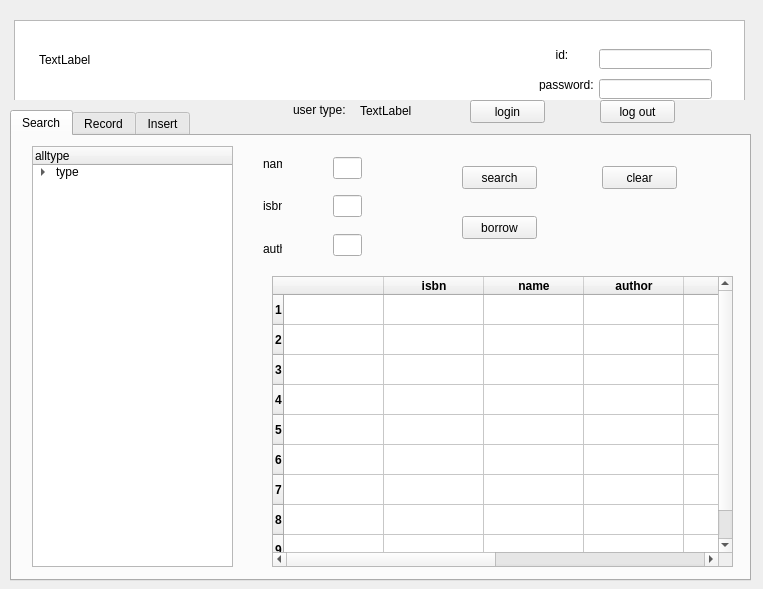
<?xml version="1.0" encoding="UTF-8"?>
<ui version="4.0">
 <class>Widget</class>
 <widget class="QWidget" name="Widget">
  <property name="geometry">
   <rect>
    <x>0</x>
    <y>0</y>
    <width>763</width>
    <height>589</height>
   </rect>
  </property>
  <property name="windowTitle">
   <string>Widget</string>
  </property>
  <widget class="QTabWidget" name="tabWidget">
   <property name="geometry">
    <rect>
     <x>10</x>
     <y>110</y>
     <width>741</width>
     <height>471</height>
    </rect>
   </property>
   <property name="toolTip">
    <string>&lt;html&gt;&lt;head/&gt;&lt;body&gt;&lt;p&gt;type search&lt;/p&gt;&lt;/body&gt;&lt;/html&gt;</string>
   </property>
   <property name="currentIndex">
    <number>0</number>
   </property>
   <widget class="QWidget" name="SearchWindow">
    <attribute name="title">
     <string>Search</string>
    </attribute>
    <widget class="QTreeWidget" name="treeWidget">
     <property name="geometry">
      <rect>
       <x>20</x>
       <y>10</y>
       <width>201</width>
       <height>421</height>
      </rect>
     </property>
     <column>
      <property name="text">
       <string>alltype</string>
      </property>
     </column>
     <item>
      <property name="text">
       <string>type</string>
      </property>
      <item>
       <property name="text">
        <string>physics</string>
       </property>
      </item>
      <item>
       <property name="text">
        <string>cs</string>
       </property>
      </item>
      <item>
       <property name="text">
        <string>literature</string>
       </property>
      </item>
      <item>
       <property name="text">
        <string>math</string>
       </property>
      </item>
      <item>
       <property name="text">
        <string>other</string>
       </property>
      </item>
     </item>
    </widget>
    <widget class="QWidget" name="verticalLayoutWidget">
     <property name="geometry">
      <rect>
       <x>310</x>
       <y>10</y>
       <width>51</width>
       <height>121</height>
      </rect>
     </property>
     <layout class="QVBoxLayout" name="verticalLayout">
      <item>
       <widget class="QLineEdit" name="lineEdit_17"/>
      </item>
      <item>
       <spacer name="verticalSpacer">
        <property name="orientation">
         <enum>Qt::Vertical</enum>
        </property>
        <property name="sizeHint" stdset="0">
         <size>
          <width>20</width>
          <height>40</height>
         </size>
        </property>
       </spacer>
      </item>
      <item>
       <widget class="QLineEdit" name="lineEdit_18"/>
      </item>
      <item>
       <spacer name="verticalSpacer_2">
        <property name="orientation">
         <enum>Qt::Vertical</enum>
        </property>
        <property name="sizeHint" stdset="0">
         <size>
          <width>20</width>
          <height>40</height>
         </size>
        </property>
       </spacer>
      </item>
      <item>
       <widget class="QLineEdit" name="lineEdit_19"/>
      </item>
     </layout>
    </widget>
    <widget class="QWidget" name="verticalLayoutWidget_2">
     <property name="geometry">
      <rect>
       <x>240</x>
       <y>10</y>
       <width>41</width>
       <height>121</height>
      </rect>
     </property>
     <layout class="QVBoxLayout" name="verticalLayout_2">
      <item>
       <widget class="QLabel" name="label">
        <property name="text">
         <string>name</string>
        </property>
       </widget>
      </item>
      <item>
       <spacer name="verticalSpacer_3">
        <property name="orientation">
         <enum>Qt::Vertical</enum>
        </property>
        <property name="sizeHint" stdset="0">
         <size>
          <width>20</width>
          <height>40</height>
         </size>
        </property>
       </spacer>
      </item>
      <item>
       <widget class="QLabel" name="label_2">
        <property name="text">
         <string>isbn</string>
        </property>
       </widget>
      </item>
      <item>
       <spacer name="verticalSpacer_4">
        <property name="orientation">
         <enum>Qt::Vertical</enum>
        </property>
        <property name="sizeHint" stdset="0">
         <size>
          <width>20</width>
          <height>40</height>
         </size>
        </property>
       </spacer>
      </item>
      <item>
       <widget class="QLabel" name="label_3">
        <property name="text">
         <string>author</string>
        </property>
       </widget>
      </item>
     </layout>
    </widget>
    <widget class="QTableWidget" name="tableWidget">
     <property name="enabled">
      <bool>true</bool>
     </property>
     <property name="geometry">
      <rect>
       <x>260</x>
       <y>140</y>
       <width>461</width>
       <height>291</height>
      </rect>
     </property>
     <property name="cornerButtonEnabled">
      <bool>true</bool>
     </property>
     <row>
      <property name="text">
       <string>1</string>
      </property>
      <property name="font">
       <font>
        <weight>75</weight>
        <bold>true</bold>
       </font>
      </property>
     </row>
     <row>
      <property name="text">
       <string>2</string>
      </property>
      <property name="font">
       <font>
        <weight>75</weight>
        <bold>true</bold>
       </font>
      </property>
     </row>
     <row>
      <property name="text">
       <string>3</string>
      </property>
      <property name="font">
       <font>
        <weight>75</weight>
        <bold>true</bold>
       </font>
      </property>
     </row>
     <row>
      <property name="text">
       <string>4</string>
      </property>
      <property name="font">
       <font>
        <weight>75</weight>
        <bold>true</bold>
       </font>
      </property>
     </row>
     <row>
      <property name="text">
       <string>5</string>
      </property>
      <property name="font">
       <font>
        <weight>75</weight>
        <bold>true</bold>
       </font>
      </property>
     </row>
     <row>
      <property name="text">
       <string>6</string>
      </property>
      <property name="font">
       <font>
        <weight>75</weight>
        <bold>true</bold>
       </font>
      </property>
     </row>
     <row>
      <property name="text">
       <string>7</string>
      </property>
      <property name="font">
       <font>
        <weight>75</weight>
        <bold>true</bold>
       </font>
      </property>
     </row>
     <row>
      <property name="text">
       <string>8</string>
      </property>
      <property name="font">
       <font>
        <weight>75</weight>
        <bold>true</bold>
       </font>
      </property>
     </row>
     <row>
      <property name="text">
       <string>9</string>
      </property>
      <property name="font">
       <font>
        <weight>75</weight>
        <bold>true</bold>
       </font>
      </property>
     </row>
     <column>
      <property name="text">
       <string/>
      </property>
      <property name="font">
       <font>
        <underline>true</underline>
       </font>
      </property>
     </column>
     <column>
      <property name="text">
       <string>isbn</string>
      </property>
      <property name="font">
       <font>
        <weight>75</weight>
        <bold>true</bold>
       </font>
      </property>
     </column>
     <column>
      <property name="text">
       <string>name</string>
      </property>
      <property name="font">
       <font>
        <weight>75</weight>
        <bold>true</bold>
       </font>
      </property>
     </column>
     <column>
      <property name="text">
       <string>author</string>
      </property>
      <property name="font">
       <font>
        <weight>75</weight>
        <bold>true</bold>
       </font>
      </property>
     </column>
     <column>
      <property name="text">
       <string>type</string>
      </property>
      <property name="font">
       <font>
        <weight>75</weight>
        <bold>true</bold>
       </font>
      </property>
     </column>
     <column>
      <property name="text">
       <string>storage</string>
      </property>
      <property name="font">
       <font>
        <weight>75</weight>
        <bold>true</bold>
       </font>
      </property>
     </column>
     <column>
      <property name="text">
       <string>price</string>
      </property>
      <property name="font">
       <font>
        <weight>75</weight>
        <bold>true</bold>
       </font>
      </property>
     </column>
     <column>
      <property name="text">
       <string>publisher</string>
      </property>
      <property name="font">
       <font>
        <weight>75</weight>
        <bold>true</bold>
       </font>
      </property>
     </column>
     <item row="0" column="0">
      <property name="text">
       <string/>
      </property>
      <property name="checkState">
       <enum>Unchecked</enum>
      </property>
      <property name="flags">
       <set>ItemIsSelectable|ItemIsEditable|ItemIsDragEnabled|ItemIsUserCheckable|ItemIsEnabled</set>
      </property>
     </item>
     <item row="1" column="0">
      <property name="text">
       <string/>
      </property>
      <property name="checkState">
       <enum>Unchecked</enum>
      </property>
     </item>
     <item row="2" column="0">
      <property name="text">
       <string/>
      </property>
      <property name="checkState">
       <enum>Unchecked</enum>
      </property>
     </item>
     <item row="3" column="0">
      <property name="text">
       <string/>
      </property>
      <property name="checkState">
       <enum>Unchecked</enum>
      </property>
     </item>
     <item row="4" column="0">
      <property name="text">
       <string/>
      </property>
      <property name="checkState">
       <enum>Unchecked</enum>
      </property>
     </item>
     <item row="5" column="0">
      <property name="text">
       <string/>
      </property>
      <property name="checkState">
       <enum>Unchecked</enum>
      </property>
     </item>
     <item row="6" column="0">
      <property name="text">
       <string/>
      </property>
      <property name="checkState">
       <enum>Unchecked</enum>
      </property>
     </item>
     <item row="7" column="0">
      <property name="text">
       <string/>
      </property>
      <property name="checkState">
       <enum>Unchecked</enum>
      </property>
     </item>
     <item row="8" column="0">
      <property name="text">
       <string/>
      </property>
      <property name="checkState">
       <enum>Unchecked</enum>
      </property>
     </item>
    </widget>
    <widget class="QPushButton" name="search_button">
     <property name="geometry">
      <rect>
       <x>450</x>
       <y>30</y>
       <width>75</width>
       <height>23</height>
      </rect>
     </property>
     <property name="text">
      <string>search</string>
     </property>
    </widget>
    <widget class="QPushButton" name="clear_button">
     <property name="geometry">
      <rect>
       <x>590</x>
       <y>30</y>
       <width>75</width>
       <height>23</height>
      </rect>
     </property>
     <property name="text">
      <string>clear</string>
     </property>
    </widget>
    <widget class="QPushButton" name="borrow_button">
     <property name="geometry">
      <rect>
       <x>450</x>
       <y>80</y>
       <width>75</width>
       <height>23</height>
      </rect>
     </property>
     <property name="text">
      <string>borrow</string>
     </property>
    </widget>
   </widget>
   <widget class="QWidget" name="ReturnWindow">
    <attribute name="title">
     <string>Record</string>
    </attribute>
    <widget class="QTableWidget" name="tableWidget_4">
     <property name="geometry">
      <rect>
       <x>10</x>
       <y>10</y>
       <width>681</width>
       <height>191</height>
      </rect>
     </property>
     <row>
      <property name="text">
       <string>1</string>
      </property>
      <property name="font">
       <font>
        <weight>75</weight>
        <bold>true</bold>
       </font>
      </property>
     </row>
     <row>
      <property name="text">
       <string>2</string>
      </property>
      <property name="font">
       <font>
        <weight>75</weight>
        <bold>true</bold>
       </font>
      </property>
     </row>
     <row>
      <property name="text">
       <string>3</string>
      </property>
      <property name="font">
       <font>
        <weight>75</weight>
        <bold>true</bold>
       </font>
      </property>
     </row>
     <row>
      <property name="text">
       <string>4</string>
      </property>
      <property name="font">
       <font>
        <weight>75</weight>
        <bold>true</bold>
       </font>
      </property>
     </row>
     <row>
      <property name="text">
       <string>5</string>
      </property>
      <property name="font">
       <font>
        <weight>75</weight>
        <bold>true</bold>
       </font>
      </property>
     </row>
     <column>
      <property name="text">
       <string/>
      </property>
     </column>
     <column>
      <property name="text">
       <string>user_id</string>
      </property>
     </column>
     <column>
      <property name="text">
       <string>isbn</string>
      </property>
     </column>
     <column>
      <property name="text">
       <string>Bookname</string>
      </property>
     </column>
     <column>
      <property name="text">
       <string>BorrowDate</string>
      </property>
     </column>
     <column>
      <property name="text">
       <string>IsReturned</string>
      </property>
     </column>
     <item row="0" column="0">
      <property name="text">
       <string/>
      </property>
      <property name="checkState">
       <enum>Unchecked</enum>
      </property>
      <property name="flags">
       <set>ItemIsSelectable|ItemIsEditable|ItemIsDragEnabled|ItemIsUserCheckable|ItemIsEnabled</set>
      </property>
     </item>
     <item row="1" column="0">
      <property name="text">
       <string/>
      </property>
      <property name="checkState">
       <enum>Unchecked</enum>
      </property>
      <property name="flags">
       <set>ItemIsSelectable|ItemIsEditable|ItemIsDragEnabled|ItemIsUserCheckable|ItemIsEnabled</set>
      </property>
     </item>
     <item row="2" column="0">
      <property name="text">
       <string/>
      </property>
      <property name="checkState">
       <enum>Unchecked</enum>
      </property>
      <property name="flags">
       <set>ItemIsSelectable|ItemIsEditable|ItemIsDragEnabled|ItemIsUserCheckable|ItemIsEnabled</set>
      </property>
     </item>
     <item row="3" column="0">
      <property name="text">
       <string/>
      </property>
      <property name="checkState">
       <enum>Unchecked</enum>
      </property>
      <property name="flags">
       <set>ItemIsSelectable|ItemIsEditable|ItemIsDragEnabled|ItemIsUserCheckable|ItemIsEnabled</set>
      </property>
     </item>
     <item row="4" column="0">
      <property name="text">
       <string/>
      </property>
      <property name="checkState">
       <enum>Unchecked</enum>
      </property>
      <property name="flags">
       <set>ItemIsSelectable|ItemIsEditable|ItemIsDragEnabled|ItemIsUserCheckable|ItemIsEnabled</set>
      </property>
     </item>
    </widget>
    <widget class="QPushButton" name="return_button">
     <property name="geometry">
      <rect>
       <x>310</x>
       <y>260</y>
       <width>75</width>
       <height>23</height>
      </rect>
     </property>
     <property name="text">
      <string>return</string>
     </property>
    </widget>
    <widget class="QPushButton" name="check_button">
     <property name="geometry">
      <rect>
       <x>160</x>
       <y>260</y>
       <width>75</width>
       <height>23</height>
      </rect>
     </property>
     <property name="text">
      <string>check</string>
     </property>
    </widget>
   </widget>
   <widget class="QWidget" name="InsertWindow">
    <attribute name="title">
     <string>Insert</string>
    </attribute>
    <widget class="QWidget" name="formLayoutWidget">
     <property name="geometry">
      <rect>
       <x>110</x>
       <y>80</y>
       <width>141</width>
       <height>251</height>
      </rect>
     </property>
     <layout class="QFormLayout" name="formLayout">
      <item row="0" column="0">
       <widget class="QLabel" name="label_16">
        <property name="text">
         <string>name</string>
        </property>
       </widget>
      </item>
      <item row="0" column="1">
       <widget class="QLineEdit" name="nameEdit"/>
      </item>
      <item row="2" column="0">
       <widget class="QLabel" name="label_17">
        <property name="text">
         <string>isbn</string>
        </property>
       </widget>
      </item>
      <item row="4" column="0">
       <widget class="QLabel" name="label_18">
        <property name="text">
         <string>type</string>
        </property>
       </widget>
      </item>
      <item row="6" column="0">
       <widget class="QLabel" name="label_19">
        <property name="text">
         <string>year</string>
        </property>
       </widget>
      </item>
      <item row="2" column="1">
       <widget class="QLineEdit" name="isbnEdit"/>
      </item>
      <item row="4" column="1">
       <widget class="QLineEdit" name="typeEdit"/>
      </item>
      <item row="6" column="1">
       <widget class="QLineEdit" name="yearEdit"/>
      </item>
      <item row="1" column="0">
       <spacer name="verticalSpacer_5">
        <property name="orientation">
         <enum>Qt::Vertical</enum>
        </property>
        <property name="sizeHint" stdset="0">
         <size>
          <width>20</width>
          <height>40</height>
         </size>
        </property>
       </spacer>
      </item>
      <item row="3" column="0">
       <spacer name="verticalSpacer_6">
        <property name="orientation">
         <enum>Qt::Vertical</enum>
        </property>
        <property name="sizeHint" stdset="0">
         <size>
          <width>20</width>
          <height>40</height>
         </size>
        </property>
       </spacer>
      </item>
      <item row="5" column="0">
       <spacer name="verticalSpacer_7">
        <property name="orientation">
         <enum>Qt::Vertical</enum>
        </property>
        <property name="sizeHint" stdset="0">
         <size>
          <width>20</width>
          <height>40</height>
         </size>
        </property>
       </spacer>
      </item>
     </layout>
    </widget>
    <widget class="QWidget" name="formLayoutWidget_2">
     <property name="geometry">
      <rect>
       <x>280</x>
       <y>80</y>
       <width>141</width>
       <height>251</height>
      </rect>
     </property>
     <layout class="QFormLayout" name="formLayout_2">
      <item row="0" column="0">
       <widget class="QLabel" name="label_20">
        <property name="text">
         <string>author</string>
        </property>
       </widget>
      </item>
      <item row="0" column="1">
       <widget class="QLineEdit" name="authorEdit"/>
      </item>
      <item row="2" column="0">
       <widget class="QLabel" name="label_21">
        <property name="text">
         <string>publisher</string>
        </property>
       </widget>
      </item>
      <item row="4" column="0">
       <widget class="QLabel" name="label_22">
        <property name="text">
         <string>number</string>
        </property>
       </widget>
      </item>
      <item row="6" column="0">
       <widget class="QLabel" name="label_23">
        <property name="text">
         <string>price</string>
        </property>
       </widget>
      </item>
      <item row="2" column="1">
       <widget class="QLineEdit" name="publisherEdit"/>
      </item>
      <item row="4" column="1">
       <widget class="QLineEdit" name="numberEdit"/>
      </item>
      <item row="6" column="1">
       <widget class="QLineEdit" name="priceEdit"/>
      </item>
      <item row="1" column="0">
       <spacer name="verticalSpacer_8">
        <property name="orientation">
         <enum>Qt::Vertical</enum>
        </property>
        <property name="sizeHint" stdset="0">
         <size>
          <width>20</width>
          <height>40</height>
         </size>
        </property>
       </spacer>
      </item>
      <item row="3" column="0">
       <spacer name="verticalSpacer_9">
        <property name="orientation">
         <enum>Qt::Vertical</enum>
        </property>
        <property name="sizeHint" stdset="0">
         <size>
          <width>20</width>
          <height>40</height>
         </size>
        </property>
       </spacer>
      </item>
      <item row="5" column="0">
       <spacer name="verticalSpacer_10">
        <property name="orientation">
         <enum>Qt::Vertical</enum>
        </property>
        <property name="sizeHint" stdset="0">
         <size>
          <width>20</width>
          <height>40</height>
         </size>
        </property>
       </spacer>
      </item>
     </layout>
    </widget>
    <widget class="QPushButton" name="insert_Button">
     <property name="geometry">
      <rect>
       <x>240</x>
       <y>370</y>
       <width>75</width>
       <height>23</height>
      </rect>
     </property>
     <property name="text">
      <string>insert</string>
     </property>
    </widget>
   </widget>
  </widget>
  <widget class="QWidget" name="Title" native="true">
   <property name="geometry">
    <rect>
     <x>9</x>
     <y>19</y>
     <width>741</width>
     <height>81</height>
    </rect>
   </property>
   <widget class="QGraphicsView" name="titleImage">
    <property name="geometry">
     <rect>
      <x>5</x>
      <y>1</y>
      <width>731</width>
      <height>81</height>
     </rect>
    </property>
    <property name="styleSheet">
     <string notr="true">border-image:url(:/new/image/6.png)</string>
    </property>
   </widget>
   <widget class="QLineEdit" name="login_userid">
    <property name="geometry">
     <rect>
      <x>590</x>
      <y>30</y>
      <width>113</width>
      <height>20</height>
     </rect>
    </property>
   </widget>
   <widget class="QLineEdit" name="login_password">
    <property name="geometry">
     <rect>
      <x>590</x>
      <y>60</y>
      <width>113</width>
      <height>20</height>
     </rect>
    </property>
   </widget>
   <widget class="QLabel" name="dataText">
    <property name="geometry">
     <rect>
      <x>30</x>
      <y>20</y>
      <width>91</width>
      <height>41</height>
     </rect>
    </property>
    <property name="text">
     <string>TextLabel</string>
    </property>
   </widget>
   <widget class="QLabel" name="label_4">
    <property name="geometry">
     <rect>
      <x>530</x>
      <y>30</y>
      <width>54</width>
      <height>12</height>
     </rect>
    </property>
    <property name="text">
     <string>     id:</string>
    </property>
   </widget>
   <widget class="QLabel" name="label_5">
    <property name="geometry">
     <rect>
      <x>530</x>
      <y>60</y>
      <width>54</width>
      <height>12</height>
     </rect>
    </property>
    <property name="text">
     <string>password:</string>
    </property>
   </widget>
  </widget>
  <widget class="QPushButton" name="login_button">
   <property name="geometry">
    <rect>
     <x>470</x>
     <y>100</y>
     <width>75</width>
     <height>23</height>
    </rect>
   </property>
   <property name="text">
    <string>login</string>
   </property>
  </widget>
  <widget class="QPushButton" name="log_out">
   <property name="geometry">
    <rect>
     <x>600</x>
     <y>100</y>
     <width>75</width>
     <height>23</height>
    </rect>
   </property>
   <property name="text">
    <string>log out</string>
   </property>
  </widget>
  <widget class="QLabel" name="label_6">
   <property name="geometry">
    <rect>
     <x>293</x>
     <y>100</y>
     <width>71</width>
     <height>20</height>
    </rect>
   </property>
   <property name="text">
    <string>user type:</string>
   </property>
  </widget>
  <widget class="QLabel" name="usertype_edit_label">
   <property name="geometry">
    <rect>
     <x>360</x>
     <y>100</y>
     <width>91</width>
     <height>21</height>
    </rect>
   </property>
   <property name="text">
    <string>TextLabel</string>
   </property>
  </widget>
 </widget>
 <layoutdefault spacing="6" margin="11"/>
 <resources/>
 <connections/>
</ui>
